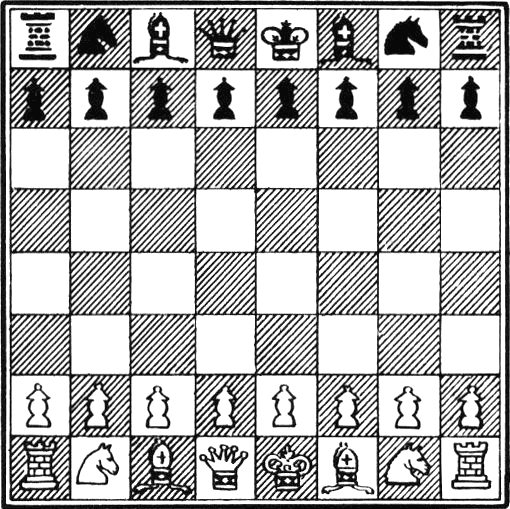
#> input picture images/chess_board.png, 510 x 509 px
$ python main.py
#> lines starting #> are read from the running program, lines starting #| are printed output that depends on the picture; after the words box and inside, x2 and y2 are one past the last pixel; in counts of white or black regions, pixels touching at a corner belong together
import cv2

img = cv2.imread('../../images/chess_board.png')
#> img is the input picture: shape (509, 510, 3); min 8, max 255, mean 180.8
gray = cv2.cvtColor(img, cv2.COLOR_BGR2GRAY)
dst = cv2.cornerHarris(gray, 2, 29, 0.04)
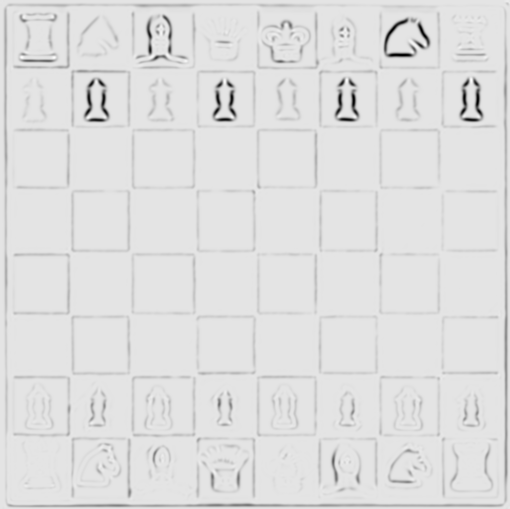
#> dst: shape (509, 510) float32; min -4.98e+27, max 5.86e+26, mean -1.15e+26; drawn with min black and max white
img[dst > 0.01 * dst.max()] = [0, 0, 255]
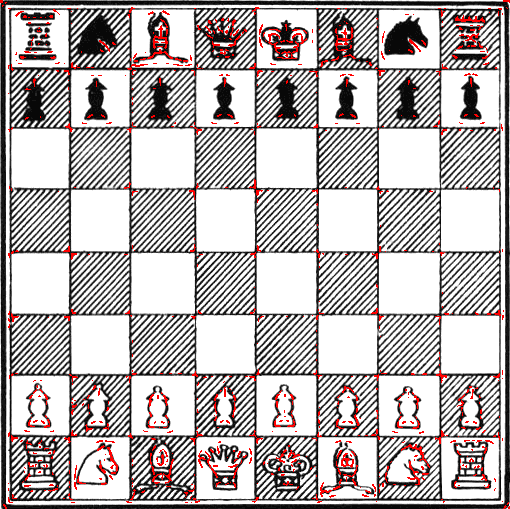
#> img: shape (509, 510, 3); 2.72% of pixels changed, all inside (x1, y1, x2, y2) = (0, 0, 510, 509)
cv2.imshow('corners', img)
cv2.waitKey()

$ run again, with images/5_of_diamonds.png copied over images/chess_board.png
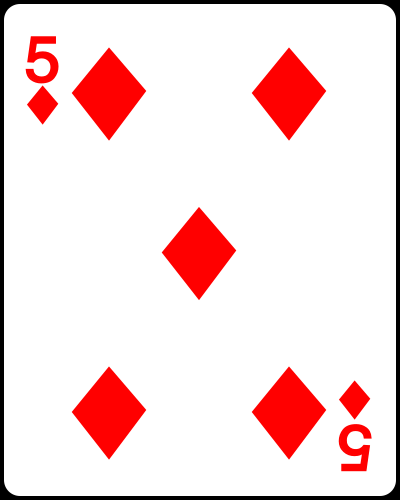
#> input picture images/5_of_diamonds.png, 400 x 500 px
#> img is the input picture: shape (500, 400, 3); mean B, G, R 219.8, 219.8, 245.6
#> `dst = cv2.cornerHarris(gray, 2, 29, 0.04)`:
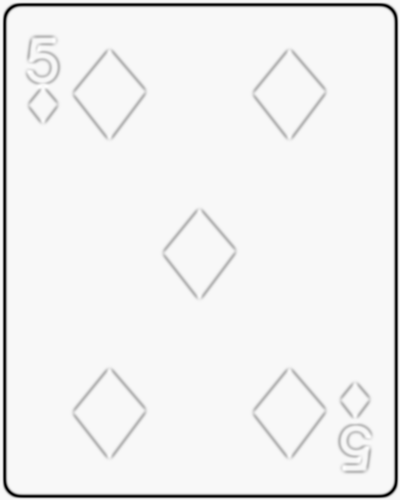
#> dst: shape (500, 400) float32; min -5.83e+27, max 1.58e+26, mean -1.96e+26; drawn with min black and max white
#> `img[dst > 0.01 * dst.max()] = [0, 0, 255]`:
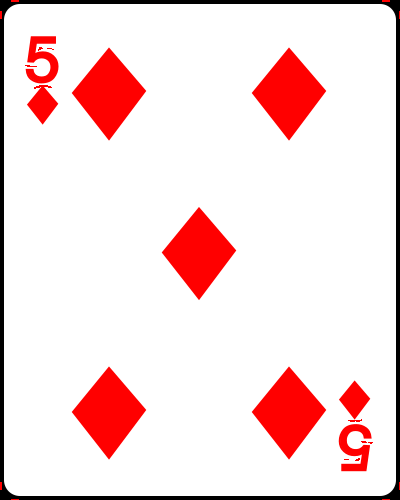
#> img: shape (500, 400, 3); 0.11% of pixels changed, all inside (x1, y1, x2, y2) = (0, 0, 400, 500)
